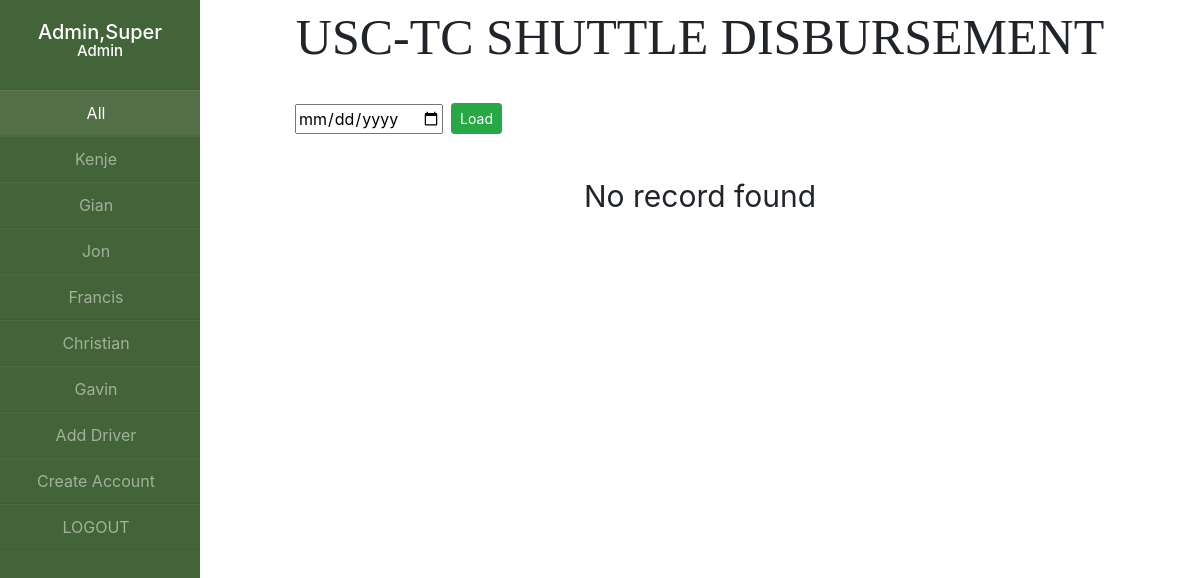
The page /dashboard.php (signed in) on the database its author committed.
### tables this page shows
CREATE TABLE `Driver_Accounts` (
  `Driver_ID` varchar(255) NOT NULL,
  `Fname` varchar(255) NOT NULL,
  `Lname` varchar(255) NOT NULL,
  `RFID_UID` varchar(255) NOT NULL
);

### dashboard.php (the view, shortened to what this page needs)
<?php
    $selected_date = date('Y-m-j');
    if (!isset($_GET['date']) ) {
        $selected_date = $_GET['searchdate'];
    }
    else{
        header("Refresh:0; url=index.php");
    }
?>
<!doctype html>
<html lang="en">
<head>
    <link rel="stylesheet" href="css/bootstrap.min.css">
    <link rel="stylesheet" href="css/dashboard.css">
</head>
<body>
<div class="wrapper">
    <div class="sidebar">
        <?php
            echo "<h1>";
            echo $_SESSION['S_lastname'].",".$_SESSION['S_firstname'];
            echo "</h1>";
            echo "<h2>";
            echo $_SESSION['S_UserType'];
            echo "</h2>";
        ?>
        <ul>
            <li class="active"><a href="dashboard.php?searchdate=<?php echo date('Y-m-j');?>">All</a></li>
            <?php
                $servername = "localhost";
                $username = "root";
                $password = "";
                $dbname = "ourserver";
                $conn = new mysqli($servername, $username, $password, $dbname);
                $sql = "SELECT * FROM Driver_Accounts ORDER BY `Driver_ID` ASC";
                $result = $conn->query($sql);
                if ($result->num_rows > 0) {
                    while($row = $result->fetch_assoc()) {
                        echo '<li><a href="driver.php?driver='.$row["Fname"].'&id='.$row["Driver_ID"].'">' .$row["Fname"]. '</a></li>';
                    }
                }
                else {
                    echo "<h2>No Driver</h2>";
                }
                if($_SESSION['S_UserType']=='Admin'){
                    echo '<li><a href="adddriverpage.php">Add Driver</a></li>';
                    echo '<li><a href="createuserpage.php">Create Account</a></li>';
                }
                echo '<li><a href="logout.php">LOGOUT</a></li>';
            ?>
        </ul>
    </div>
    <div class="main">
        <div class="title">USC-TC SHUTTLE DISBURSEMENT</div>
        <div class='outeroutertable'>
            <div class='toparea'>
                <div class="date">
                    <form action="dashboard.php" method="GET">
                        <input type="date" placeholder="yyyy-mm-dd" name="searchdate" value="<?php echo $selected_date;?>">
                </div>
                <div class="buttonn">
                    <button type="submit" class="btn btn-success btn-sm">Load</button>
            </div>
        </div>
        <?php
            $sql = "SELECT * FROM DriverInformation WHERE Date='$selected_date' ORDER BY Driver_ID ASC";
            $result = $conn->query($sql);
            if ($result->num_rows > 0) {
                echo "<div class='fakeoutertable'><table>
                        <tr>
                            <th>DRIVER ID</th>
                            <th>TOTAL AMOUNT</th>
                            <th>STATUS</th>
                            <th>COLLECTIBLES</th>
                            <th></th>
                    </tr>
                    </table></div>
                    <div class='outertable'>
                    <table>";
                while($row = $result->fetch_assoc()) {
                    echo "<tr><td>" .$row["Driver_ID"] ."</td>";
                    echo "<td>" .$row["Total_Amount"] ."</td>";
                    echo "<td>" .$row["Driver_Status"] ."</td>";
                    echo "<td>" .$row["Collectibles"] ."</td>";
                    if($row["Driver_Status"]=='Not Disbursed'){
                        echo '<td><button type="button" class="btn btn-success" data-toggle="modal" data-target="#ReceiptModal" data-date="'.$row["Date"].'" data-did="'.$row["Driver_ID"].'">Disburse</button></td></tr>';
                        echo '<div class="modal fade" id="ReceiptModal" tabindex="-1" role="dialog" aria-labelledby="exampleModalLabel" aria-hidden="true">
                        <div class="modal-dialog modal-dialog-centered" role="document">
                            <div class="modal-content">
                            <div class="modal-header">
                                <h5 class="modal-title" id="exampleModalLabel">Confirm Password</h5>
                                <button type="button" class="close" data-dismiss="modal" aria-label="Close">
                                <span aria-hidden="true">&times;</span>
                                </button>
                            </div>
                            <div class="modal-body">
                                <form name="passvalues" action="verifydisburse.php" method="POST">
                                    <input class="form-control" type="password" placeholder="Password" name="confirmpw" required="required">
                            </div>
                            <div class="modal-footer">
                                <button type="button" class="btn btn-secondary" data-dismiss="modal">Close</button>
                                <input type="hidden" name="driver_id">
                                <input type="hidden" name="driver_date">
                                <input type="hidden" name="source" value="0">
                                <input type="hidden" name="account_id" value="'.$_SESSION["S_IDNum"] .'">
                                <input type="submit" class="btn btn-success" value="Confirm" id="button1">
                                </form>
                            </div>
                            </div>
                        </div>
                        </div>';
                    }
                    else{
                        echo '<td><form action="receipt.php" method="GET">
                                    <input type="hidden" name="ID" value="'.$row['Driver_ID'].'">
                                    <input type="hidden" name="Date" value="'.$row['Date'].'">
                                    <input type="submit" class="btn btn-outline-success" value=" Receipt "></input>
                                </form>
                            </td></tr>';
                    }
                }
                echo "</table></div>";
            }
            else {
                echo "<div class='NoRecord'>No record found</div>";
            }
        ?>
        </div>
    </div>
</div>
</body>
</html>

### css/dashboard.css (style rules this page uses)
.wrapper { display: flex; position: relative; }
.wrapper .sidebar { position: fixed; width: 200px; height: 100%; background-color: rgb(67, 99, 56); padding-top: 20px; overflow: hidden; overflow-y: overlay; }
.wrapper .sidebar h1 { text-align: center; font-size: 20px; color: white; }
.wrapper .sidebar h2 { text-align: center; margin-top: -5%; margin-bottom: 15%; font-size: 15px; color: white; }
.wrapper .sidebar ul li { text-align: center; list-style: none; padding-top: 10px; padding-bottom: 10px; margin-left: -30%; border-bottom: 1px solid rgba(0,0,0,0.05); border-top: 1px solid rgba(255,255,255,0.05); }
.wrapper .sidebar ul li a { color: rgba(255, 255, 255, 0.5); }
.wrapper .sidebar ul li.active a { color: rgba(255, 255, 255); }
.wrapper .sidebar ul li.active { background-color: rgba(255, 255, 255, 0.08); }
.wrapper .main { width: 100%; height: 100vh; margin-left: 200px; }
.wrapper .outeroutertable { width: 100%; height: 80%; }
.wrapper .main .title { text-align: center; font-family: 'Times New Roman', Times, serif; font-size: 50px; }
.wrapper .main .date { padding-top: 4px; }
.wrapper .main .buttonn { margin-top: 3px; margin-left: 1%; }
.wrapper .main .outeroutertable .toparea { display: flex; margin: 0 auto; width: 81%; text-align: left; padding-top: 25px; padding-bottom: 20px; }
.wrapper .main .outeroutertable .NoRecord { margin: 0 auto; width: 81%; text-align: center; padding-top: 20px; padding-bottom: 20px; font-size: 30px; }

### rows shown on the page
driver_accounts: Fname "Kenje"
driver_accounts: Fname "Gian"
driver_accounts: Fname "Jon"
driver_accounts: Fname "Francis"
driver_accounts: Fname "Christian"
driver_accounts: Fname "Gavin"

### other values the page prints
$_SESSION['S_lastname'] "Admin"
$_SESSION['S_firstname'] "Super"
$_SESSION['S_UserType'] "Admin"
